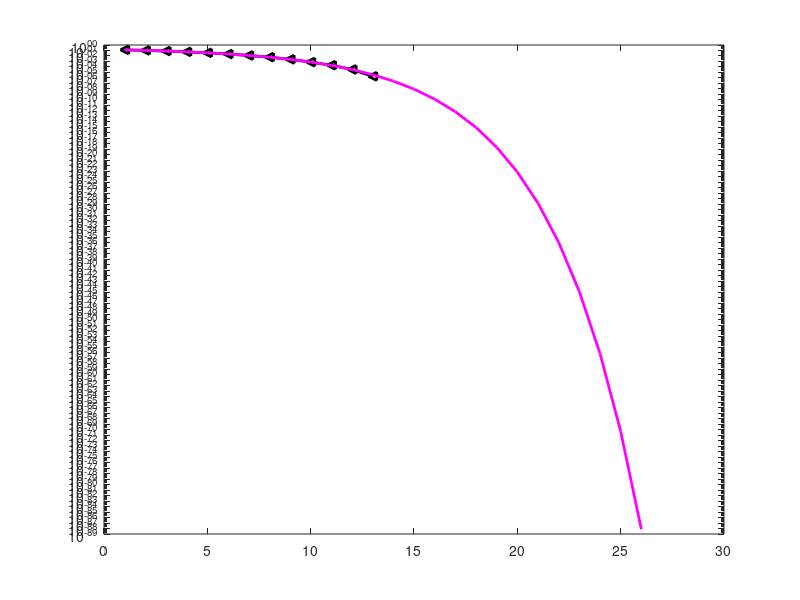

MATLAB code for this plot: (Note: this script raises an error after producing the figure.)
%% BPSK over Rayleigh fading wireless channel 
%% and its comparison with BPSK transmission over AWGN channel
close all;clear all;clc;
SNRdB=1:1:26;
SNR=10.^(SNRdB/10);
bl=10^6;
ber=zeros(1,length(SNRdB));

%% BPSK Transmission over AWGN channel
for k=1:length(SNR);
    x=(2*floor(2*rand(1,bl)))-1;
    y=(sqrt(SNR(k))*x)+randn(1,bl);
    ber(k)=length(find((y.*x)<0));
end
ber=ber/bl;
semilogy(SNRdB,ber,'k-<', 'linewidth' ,2.0);
hold on
semilogy(SNRdB,qfunc(sqrt(SNR)),'m-','linewidth',2.0);
gtext('BPSK over AWGN')
hold on

%% BPSK over Rayleigh Fading Wireless Channel
for k=1:length(SNR)
    y=raylrnd(1/sqrt(2),1,bl).*((sqrt(SNR(k))*x))+randn(1,bl);
    ber(k)=length(find((y.*x)<0));
end
ber=ber/bl;
semilogy(SNRdB,ber,'k-<', 'linewidth' ,2.0);
hold on
semilogy(SNRdB,0.5*(1-(sqrt(SNR./(2+SNR)))),'r-','linewidth',2.0);
gtext('BPSK over Rayleigh')
title('BPSK over Rayleigh and BPSK over AWGN Simulation');xlabel('SNR in dB');ylabel('BER');
%axis tight
grid